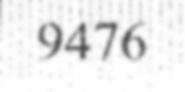
#> input picture test.jpg, 185 x 92 px
$ python testhisto.py
#> lines starting #> are read from the running program, lines starting #| are printed output that depends on the picture
import numpy as np
import matplotlib.pyplot as plt
import cv2

# read image
im = cv2.imread('test.jpg')
#> im is the input picture: shape (92, 185, 3); min 78, max 255, mean 236.8
# calculate mean value from RGB channels and flatten to 1D array
vals = im.mean(axis=2).flatten()
#> vals = 17020 values, max 255 at index 114, min 78 at index 8777, mean 236.8
print(len(vals))
#| 17020
# calculate histogram
counts, bins = np.histogram(vals, range(256))
#> counts = 255 values, max 3271 at index 254, min 0 at index 0, mean 66.75; bins = 256 values from 0 to 255
# plot histogram centered on values 0..255
#plt.bar(bins[:-1] - 0.5, counts, width=1, edgecolor='none')
#plt.xlim([-0.5, 255.5])
histr = cv2.calcHist([im],[0],None,[256],[0,256])
#> histr = 256 values, max 2170 at index 255, min 0 at index 0, mean 66.48
plt.hist(im.ravel(),256,[0,256])
plt.show()
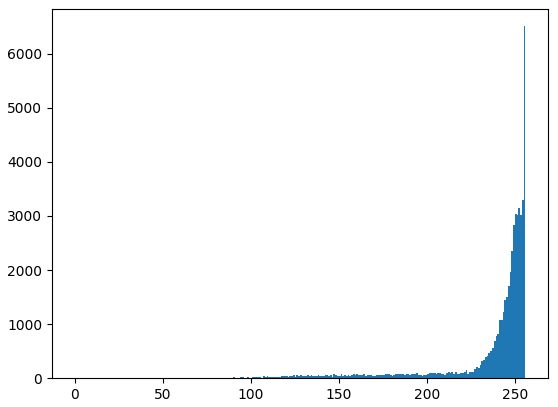
#> figure drawn by matplotlib, 1 panel; tallest bar 6510 high, from x = 255 to 256

$ run again, with captcha.jpg copied over test.jpg
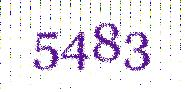
#> input picture captcha.jpg, 185 x 92 px
#> im is the input picture: shape (92, 185, 3); mean B, G, R 237.3, 230.4, 235.3
#> vals = 17020 values, max 255 at index 73, min 1.67 at index 12650, mean 234.4
#| 17020
#> counts = 255 values, max 6255 at index 254, min 0 at index 0, mean 66.75; bins = 256 values from 0 to 255
#> histr = 256 values, max 7836 at index 255, min 0 at index 1, mean 66.48
#> `plt.show()`:
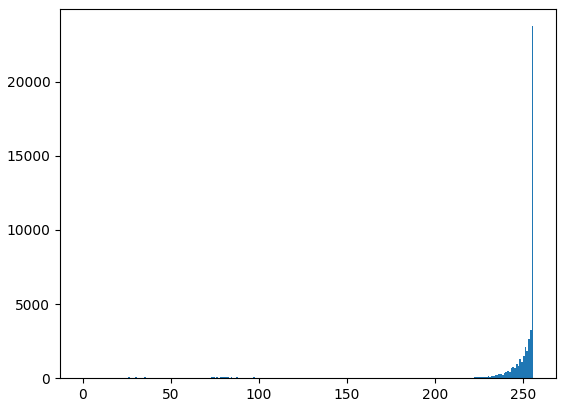
#> figure drawn by matplotlib, 1 panel; tallest bar 23737 high, from x = 255 to 256

$ run again, with code_get_from_link.jpg copied over test.jpg
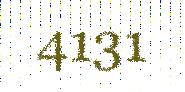
#> input picture code_get_from_link.jpg, 185 x 92 px
#> im is the input picture: shape (92, 185, 3); mean B, G, R 232.6, 239, 239.2
#> vals = 17020 values, max 255 at index 34, min 1.33 at index 6585, mean 236.9
#| 17020
#> counts = 255 values, max 7115 at index 254, min 0 at index 0, mean 66.75; bins = 256 values from 0 to 255
#> histr = 256 values, max 6748 at index 255, min 0 at index 4, mean 66.48
#> `plt.show()`:
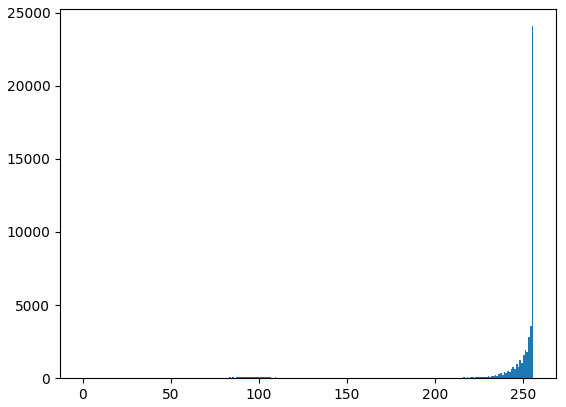
#> figure drawn by matplotlib, 1 panel; tallest bar 24071 high, from x = 255 to 256

$ run again, with image_name.jpg copied over test.jpg
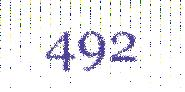
#> input picture image_name.jpg, 185 x 92 px
#> im is the input picture: shape (92, 185, 3); mean B, G, R 240.5, 238.2, 238.7
#> vals = 17020 values, max 255 at index 115, min 2.33 at index 2095, mean 239.2
#| 17020
#> counts = 255 values, max 7869 at index 254, min 0 at index 0, mean 66.75; bins = 256 values from 0 to 255
#> histr = 256 values, max 8380 at index 255, min 0 at index 0, mean 66.48
#> `plt.show()`:
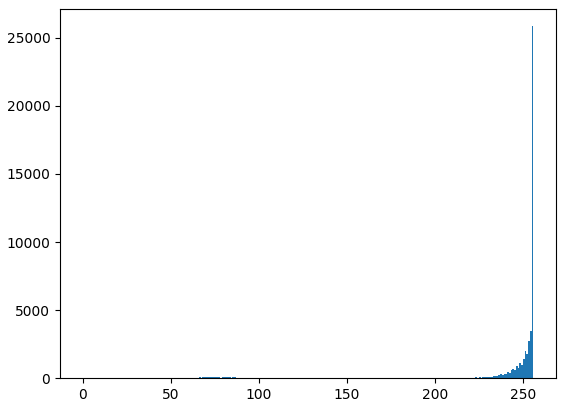
#> figure drawn by matplotlib, 1 panel; tallest bar 25855 high, from x = 255 to 256
